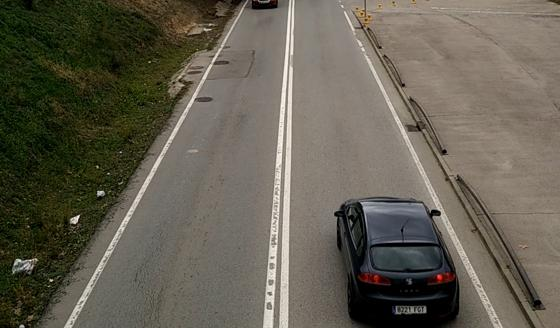
%> input picture week5/DLTcode/DLT/carUAB/in000078.jpg, 560 x 328 px; its folder holds only this picture in this run
$ octave run_individual.m   (GNU Octave 9; MATLAB toolbox functions it lacks are replaced by stand-ins)
%> lines starting %> are read from the running program, lines starting %| are printed output that depends on the picture; in (x1, y1, x2, y2) boxes, pixels count from 0 and x2, y2 are one past the last pixel; in counts of white or black regions, pixels touching at a corner belong together; the program's own positions count from 1
### week5/DLTcode/DLT/DLT/run_DLT.m
%% Copyright (C) Naiyan Wang and Dit-Yan Yeung.
%% Learning A Deep Compact Image Representation for Visual Tracking. (NIPS2013')
%% All rights reserved.

% initialize variables
% clc; clear;
function results=run_DLT(seq, res_path, bSaveImage)
    addpath('affineUtility');
    addpath('drawUtility');
    addpath('imageUtility');
    addpath('NN');
    rand('state',0);  randn('state',0);
    if isfield(seq, 'opt')
        opt = seq.opt;
    else
        trackparam_DLT;
    end
    rect=seq.init_rect;
    p = [rect(1)+rect(3)/2, rect(2)+rect(4)/2, rect(3), rect(4), 0];
    frame = imread(seq.s_frames{1});
    if size(frame,3)==3
        frame = double(rgb2gray(frame));
    end

    scaleHeight = size(frame, 1) / opt.normalHeight;
    scaleWidth = size(frame, 2) / opt.normalWidth;
    p(1) = p(1) / scaleWidth;
    p(3) = p(3) / scaleWidth;
    p(2) = p(2) / scaleHeight;
    p(4) = p(4) / scaleHeight;
    frame = imresize(frame, [opt.normalHeight, opt.normalWidth]);
    frame = double(frame) / 255;


    paramOld = [p(1), p(2), p(3)/opt.tmplsize(2), p(5), p(4) /p(3) / (opt.tmplsize(1) / opt.tmplsize(2)), 0];
    param0 = affparam2mat(paramOld);


    if ~exist('opt','var')  opt = [];  end
    if ~isfield(opt,'minopt')
      opt.minopt = optimset; opt.minopt.MaxIter = 25; opt.minopt.Display='off';
    end
    reportRes = [];
    tmpl.mean = warpimg(frame, param0, opt.tmplsize);
    tmpl.basis = [];
    % Sample 10 positive templates for initialization
    for i = 1 : opt.maxbasis / 10
        tmpl.basis(:, (i - 1) * 10 + 1 : i * 10) = samplePos_DLT(frame, param0, opt.tmplsize);
    end
    % Sample 100 negative templates for initialization
    p0 = paramOld(5);
    tmpl.basis(:, opt.maxbasis + 1 : 100 + opt.maxbasis) = sampleNeg(frame, param0, opt.tmplsize, 100, opt, 8);

    param.est = param0;
    param.lastUpdate = 1;

    wimgs = [];

    % draw initial track window
    drawopt = drawtrackresult([], 0, frame, tmpl, param, []);
    drawopt.showcondens = 0;  drawopt.thcondens = 1/opt.numsample;
    if (bSaveImage)
        imwrite(frame2im(getframe(gcf)),sprintf('%s0000.jpg',res_path));
    end

    % track the sequence from frame 2 onward
    duration = 0; tic;
    if (exist('dispstr','var'))  dispstr='';  end
    L = [ones(opt.maxbasis, 1); (-1) * ones(100, 1)];
    nn = initDLT(tmpl, L);
    L = [];
    pos = tmpl.basis(:, 1 : opt.maxbasis);
    pos(:, opt.maxbasis + 1) = tmpl.basis(:, 1);
    opts.numepochs = 5 ;
    for f = 1:size(seq.s_frames,1)
      frame = imread(seq.s_frames{f});
      if size(frame,3)==3
        frame = double(rgb2gray(frame));
      end
      frame = imresize(frame, [opt.normalHeight, opt.normalWidth]);
      frame = double(frame) / 255;

      % do tracking
       param = estwarp_condens_DLT(frame, tmpl, param, opt, nn, f);

      % do update

      temp = warpimg(frame, param.est', opt.tmplsize);
      pos(:, mod(f - 1, opt.maxbasis) + 1) = temp(:);
      if  param.update
          opts.batchsize = 10;
          % Sample two set of negative samples at different range.
          neg = sampleNeg(frame, param.est', opt.tmplsize, 49, opt, 8);
          neg = [neg sampleNeg(frame, param.est', opt.tmplsize, 50, opt, 4)];
          nn = nntrain(nn, [pos neg]', [ones(opt.maxbasis + 1, 1); zeros(99, 1)], opts);
      end

      duration = duration + toc;

      res = affparam2geom(param.est);
      p(1) = round(res(1));
      p(2) = round(res(2));
      p(3) = round(res(3) * opt.tmplsize(2));
      p(4) = round(res(5) * (opt.tmplsize(1) / opt.tmplsize(2)) * p(3));
      p(5) = res(4);
      p(1) = p(1) * scaleWidth;
      p(3) = p(3) * scaleWidth;
      p(2) = p(2) * scaleHeight;
      p(4) = p(4) * scaleHeight;
      paramOld = [p(1), p(2), p(3)/opt.tmplsize(2), p(5), p(4) /p(3) / (opt.tmplsize(1) / opt.tmplsize(2)), 0];

      reportRes = [reportRes;  affparam2mat(paramOld)];

      tmpl.basis = [pos];
      drawopt = drawtrackresult(drawopt, f, frame, tmpl, param, []);
      if (bSaveImage)
          imwrite(frame2im(getframe(gcf)),sprintf('%s/%04d.jpg',res_path,f));
      end
      tic;
    end
    duration = duration + toc
    fprintf('%d frames took %.3f seconds : %.3fps\n',f,duration,f/duration);
    results.res=reportRes;
    results.type='ivtAff';
    results.tmplsize = opt.tmplsize;
    results.fps = f/duration;
end

### week5/DLTcode/DLT/DLT/affineUtility/affparam2mat.m
function q = affparam2mat(p)
% function q = affparam2mat(p)
%
% The functions affparam2geom and affparam2mat convert a 'geometric'
% affine parameter to/from a matrix form (2x3 matrix).
%
% affparam2geom converts a 2x3 matrix to 6 affine parameters
% (x, y, th, scale, aspect, skew), and affparam2mat does the inverse.
%
%    p(6,n) : [dx dy sc th sr phi]'
%    q(6,n) : [q(1) q(3) q(4); q(2) q(5) q(6)]
%
% Reference "Multiple View Geometry in Computer Vision" by Richard
% Hartley and Andrew Zisserman.

% Copyright (C) Jongwoo Lim and David Ross.  All rights reserved.


sz = size(p);
if (length(p(:)) == 6)
  p = p(:);
end
s = p(3,:);  th = p(4,:);  r = p(5,:);  phi = p(6,:);
cth = cos(th);  sth = sin(th);  cph = cos(phi);  sph = sin(phi);
ccc = cth.*cph.*cph;  ccs = cth.*cph.*sph;  css = cth.*sph.*sph;
scc = sth.*cph.*cph;  scs = sth.*cph.*sph;  sss = sth.*sph.*sph;
q(1,:) = p(1,:);  q(2,:) = p(2,:);
q(3,:) = s.*(ccc +scs +r.*(css -scs));  q(4,:) = s.*(r.*(ccs -scc) -ccs -sss);
q(5,:) = s.*(scc -ccs +r.*(ccs +sss));  q(6,:) = s.*(r.*(ccc +scs) -scs +css);
q = reshape(q, sz);

### week5/DLTcode/DLT/DLT/imageUtility/warpimg.m
function wimg = warpimg(img, p, sz)
% [6 lines of commented-out code are left out]

%% Copyright (C) 2005 Jongwoo Lim and David Ross.
%% All rights reserved.


if (nargin < 3)
    sz = size(img);
end
if (size(p,1) == 1)
    p = p(:);
end
w = sz(2);  h = sz(1);  n = size(p,2);
%[x,y] = meshgrid(1:w, 1:h);
[x,y] = meshgrid([1:w]-w/2, [1:h]-h/2);
pos = reshape(cat(2, ones(h*w,1),x(:),y(:)) ...
              * [p(1,:) p(2,:); p(3:4,:) p(5:6,:)], [h,w,n,2]);
wimg = squeeze(interp2(img, pos(:,:,:,1), pos(:,:,:,2)));
wimg(isnan(wimg)) = 1;

### week5/DLTcode/DLT/DLT/imageUtility/samplePos_DLT.m
function tmpl = samplePos_DLT(frame, param0, sz)
    c = 1;
    geom = affparam2geom(param0);
    h = round(sz(2)*geom(3));
    w = round(sz(1)*geom(3)*geom(5));
    for i = -1 : 1
        for j = -1 : 1
            temp = warpimg(frame, param0 + [i  j 0 0 0 0], sz);
            tmpl(:, c) = temp(:);

            c = c + 1;
        end
    end
    temp = warpimg(frame, param0, sz);
    tmpl(:, c) = temp(:);

end

### week5/DLTcode/DLT/DLT/run_individual.m
%     loads data and initializes variables
%
% Copyright (C) Jongwoo Lim and David Ross.
% Modified by Naiyan Wang
% All rights reserved.

% DESCRIPTION OF OPTIONS:
%
% Following is a description of the options you can adjust for
% tracking, each proceeded by its default value.  For a new sequence
% you will certainly have to change p.  To set the other options,
% first try using the values given for one of the demonstration
% sequences, and change parameters as necessary.
%
% p = [px, py, sx, sy, theta]; The location of the target in the first
% frame.
% px and py are th coordinates of the centre of the box
% sx and sy are the size of the box in the x (width) and y (height)
%   dimensions, before rotation
% theta is the rotation angle of the box
%
% 'numsample',1000,   The number of samples used in the condensation
% algorithm/particle filter.  Increasing this will likely improve the
% results, but make the tracker slower.
%
% 'condenssig',0.01,  The standard deviation of the observation likelihood.
%
% 'affsig',[4,4,.02,.02,.005,.001]  These are the standard deviations of
% the dynamics distribution, that is how much we expect the target
% object might move from one frame to the next.  The meaning of each
% number is as follows:
%    affsig(1) = x translation (pixels, mean is 0)
%    affsig(2) = y translation (pixels, mean is 0)
%    affsig(3) = x & y scaling
%    affsig(4) = rotation angle
%    affsig(5) = aspect ratio
%    affsig(6) = skew angle
clear all
dataPath = '../';
% dataPath = 'F:\dropbox\Tracking\data\';
title = 'carUAB';

switch (title)
case 'davidin';  p = [158 106 62 78 0];
    opt = struct('numsample',1000, 'affsig',[4, 4,.005,.00,.001,.00]);
case 'trellis';  p = [200 100 45 49 0];
    opt = struct('numsample',1000, 'affsig',[4,4,.00, 0.00, 0.00, 0.0]);
case 'car4';  p = [123 94 107 87 0];
    opt = struct('numsample',1000, 'affsig',[4,4,.02,.0,.001,.00]);
case 'car11';  p = [88 139 30 25 0];
    opt = struct('numsample',1000,'affsig',[4,4,.005,.0,.001,.00]);
case 'animal'; p = [350 40 100 70 0];
    opt = struct('numsample',1000,'affsig',[12, 12,.005, .0, .001, 0.00]);
case 'shaking';  p = [250 170 60 70 0];%
    opt = struct('numsample',1000, 'affsig',[4,4,.005,.00,.001,.00]);
case 'singer1';  p = [100 200 100 300 0];
    opt = struct('numsample',1000, 'affsig',[4,4,.01,.00,.001,.0000]);
case 'bolt';  p = [292 107 25 60 0];
    opt = struct('numsample',1000, 'affsig',[4,4,.005,.000,.001,.000]);
case 'woman';  p = [222 165 35 95 0.0];
    opt = struct('numsample',1000, 'affsig',[4,4,.005,.000,.001,.000]);
case 'bird2';  p = [116 254 68 72 0.0];
    opt = struct('numsample',1000, 'affsig',[4,4,.005,.000,.001,.000]);


    case 'carUAB';  p = [386 264 120 130 0.0];
    opt = struct('numsample',1000, 'affsig',[4,4,.005,.000,.001,.000]);


    case 'surfer';  p = [386 352 32 35 0.0];
    opt = struct('numsample',1000,'affsig',[8,8,.01,.000,.001,.000]);
otherwise;  error(['unknown title ' title]);
end

% The number of previous frames used as positive samples.
opt.maxbasis = 10;
opt.updateThres = 0.8;
% Indicate whether to use GPU in computation.
global useGpu;
useGpu = true;
opt.condenssig = 0.01;
opt.tmplsize = [32, 32];
opt.normalWidth = 320;
opt.normalHeight = 240;
seq.init_rect = [p(1) - p(3) / 2, p(2) - p(4) / 2, p(3), p(4), p(5)];

% Load data
disp('Loading data...');
fullPath = [dataPath, title, '\'];
d = dir([fullPath, '*.jpg']);
if size(d, 1) == 0
    d = dir([fullPath, '*.png']);
end
if size(d, 1) == 0
    d = dir([fullPath, '*.bmp']);
end
im = imread([fullPath, d(1).name]);
%> im is the input picture: size 328x560x3 uint8; mean R, G, B 99.9, 95, 81.9
data = zeros(size(im, 1), size(im, 2), size(d, 1));
seq.s_frames = cell(size(d, 1), 1);
for i = 1 : size(d, 1)
    seq.s_frames{i} = [fullPath, d(i).name];
end
seq.opt = opt;
results = run_DLT(seq, '', false);
%> in run_DLT, `frame = double(rgb2gray(frame));`:
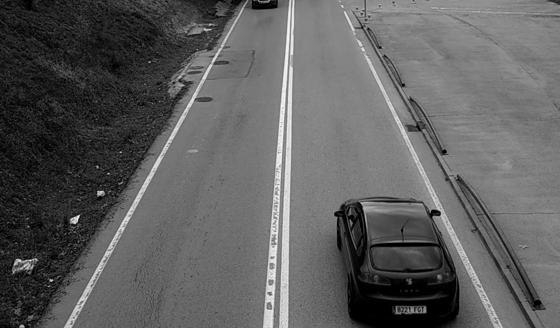
%> frame: size 328x560 double; min 0, max 253, mean 95
%> in run_DLT, `frame = imresize(frame, [opt.normalHeight, opt.normalWidth]);`:
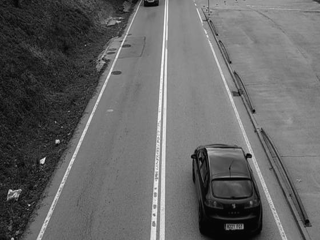
%> frame: size 240x320 double; min -6.23, max 248.2, mean 95; drawn with min black and max white
%> in warpimg, `wimg = squeeze(interp2(img, pos(:,:,:,1), pos(:,:,:,2)));`:
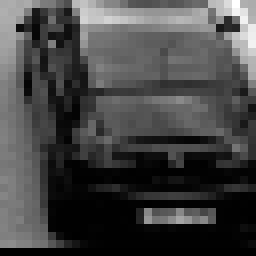
%> wimg: size 32x32 double (shown 8 times larger); 3.12% of the values are NaN or infinite; the others: min -0.00332, max 0.734, mean 0.202; drawn with min black, max white, NaN and infinite black
%> in warpimg, `wimg(isnan(wimg)) = 1;`:
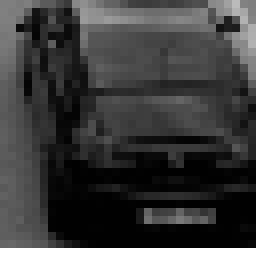
%> wimg: size 32x32 double (shown 8 times larger); 3.12% of pixels changed, all inside (x1, y1, x2, y2) = (0, 31, 32, 32); drawn with min black and max white
%> the run ends on the next line
